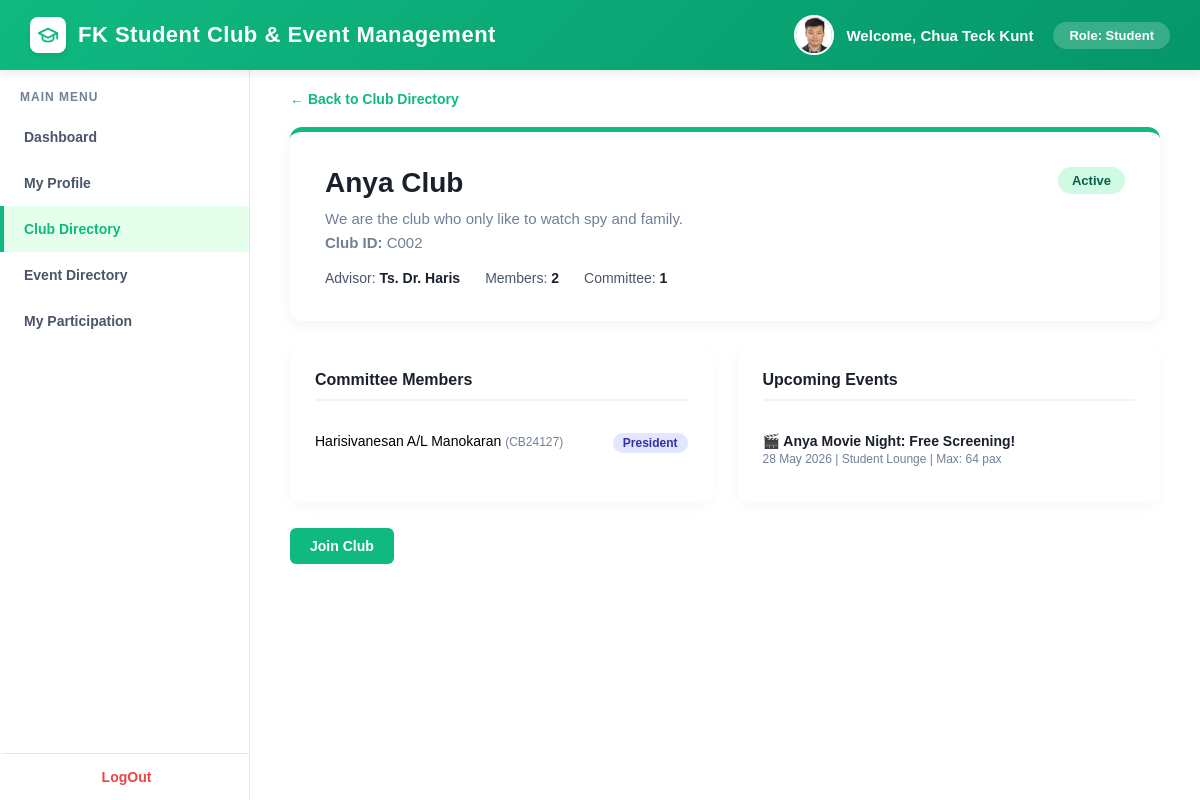
The app's page /student/club_details.php?clubID=C002 (signed in) with its own data.
### tables this page shows
CREATE TABLE `students` (
  `userID` varchar(100) NOT NULL,
  `stu_ID` varchar(10) DEFAULT NULL,
  `stu_name` varchar(100) DEFAULT NULL,
  `stu_email` varchar(100) DEFAULT NULL,
  `stu_address` varchar(255) DEFAULT NULL,
  `stu_role` varchar(50) DEFAULT NULL,
  `stu_contact_no` varchar(15) DEFAULT NULL,
  `stu_profile_photo` varchar(255) DEFAULT NULL
);

CREATE TABLE `club` (
  `clubID` varchar(100) NOT NULL,
  `club_name` varchar(100) DEFAULT NULL,
  `club_desc` varchar(100) DEFAULT NULL,
  `userID` varchar(100) DEFAULT NULL,
  `club_operational_status` varchar(100) DEFAULT NULL,
  `club_photo` varchar(255) DEFAULT NULL
);

CREATE TABLE `membershiprole` (
  `roleID` varchar(100) NOT NULL,
  `m_role_desc` varchar(50) DEFAULT NULL
);

CREATE TABLE `events` (
  `eventID` varchar(100) NOT NULL,
  `event_title` varchar(100) DEFAULT NULL,
  `event_desc` varchar(255) DEFAULT NULL,
  `event_date` date DEFAULT NULL,
  `event_time` time DEFAULT NULL,
  `event_venue` varchar(100) DEFAULT NULL,
  `event_max_participants` int DEFAULT NULL,
  `attendance_qr` varchar(100) DEFAULT NULL
);

### student/student_login_materials.php (called while the page is built, shortened)
<?php
require_once '../db_connection.php';
$userID = $_SESSION['userID'];
$username = $_SESSION['user_username'];
$active_role = $_SESSION['active_role'] ?? 'Student';
$sql_profile = "SELECT stu_ID, stu_name, stu_email, stu_contact_no, stu_address, stu_profile_photo FROM students WHERE userID = '$userID'";
$result_profile = mysqli_query($link, $sql_profile);
if ($result_profile && mysqli_num_rows($result_profile) > 0) {
    $row = mysqli_fetch_assoc($result_profile);
    $stu_name = !empty($row['stu_name']) ? $row['stu_name'] : $username;
    $photo_path = !empty($row['stu_profile_photo']) ? $row['stu_profile_photo'] : "";
}
?>

### student/club_details.php (the view, shortened to what this page needs)
<?php
require_once 'student_login_materials.php';
$clubID = mysqli_real_escape_string($link, $_GET['clubID']);
$club = null;
$res = mysqli_query($link, "
    SELECT c.*, COALESCE(a.admin_name, s.stu_name, 'No Advisor') AS club_advisor_name
    FROM club c
    LEFT JOIN administrator a ON c.userID = a.userID
    LEFT JOIN students s      ON c.userID = s.userID
    WHERE c.clubID = '$clubID'
");
if ($res && $r = mysqli_fetch_assoc($res)) $club = $r;
$committee = [];
$res = mysqli_query($link, "
    SELECT mr.m_role_desc AS comm_position, s.stu_name, s.stu_ID
    FROM membership m
    JOIN membershiprole mr ON m.roleID = mr.roleID
    JOIN students s        ON m.userID = s.userID
    WHERE m.clubID = '$clubID'
    AND mr.m_role_desc IN ('President','Vice President','Secretary','Treasurer')
    ORDER BY FIELD(mr.m_role_desc,'President','Vice President','Secretary','Treasurer')
");
if ($res) while ($r = mysqli_fetch_assoc($res)) $committee[] = $r;
$member_count = 0;
$res = mysqli_query($link, "SELECT COUNT(*) AS cnt FROM membership WHERE clubID='$clubID'");
if ($res && $r = mysqli_fetch_assoc($res)) $member_count = $r['cnt'];
$events = [];
$res = mysqli_query($link, "
    SELECT DISTINCT e.*
    FROM events e
    JOIN committee cm  ON e.eventID  = cm.eventID
    JOIN membership m  ON cm.memberID = m.memberID
    WHERE m.clubID = '$clubID'
    ORDER BY e.event_date ASC
    LIMIT 5
");
if ($res) while ($r = mysqli_fetch_assoc($res)) $events[] = $r;
$joined = false;
?>
<!DOCTYPE html>
<html lang="en">
<head>
</head>
<body>
    <?php include 'student_background.php'; ?>
    <div class="content-area">
        <a href="club_directory.php" class="back-link">← Back to Club Directory</a>
        <div class="club-header">
            <div class="club-header-left">
                <h1><?php echo htmlspecialchars($club['club_name']); ?></h1>
                <p><?php echo htmlspecialchars($club['club_desc']); ?></p>
                <p><strong>Club ID:</strong> <?php echo htmlspecialchars($club['clubID']); ?></p>
                <div class="club-header-meta">
                    <div class="meta-item">Advisor: <strong><?php echo htmlspecialchars($club['club_advisor_name']); ?></strong></div>
                    <div class="meta-item">Members: <strong><?php echo $member_count; ?></strong></div>
                    <div class="meta-item">Committee: <strong><?php echo count($committee); ?></strong></div>
                </div>
            </div>
            <span class="status-badge <?php echo $club['club_operational_status']=='Active'?'status-active':'status-inactive'; ?>">
                <?php echo htmlspecialchars($club['club_operational_status']); ?>
            </span>
        </div>
        <div class="two-col">
            <div class="section-card">
                <div class="section-title">Committee Members</div>
                <?php if (count($committee) > 0): ?>
                    <ul class="committee-list">
                        <?php foreach ($committee as $cm): ?>
                            <li>
                                <span><?php echo htmlspecialchars($cm['stu_name']); ?> <span style="color:#718096;font-size:12px;">(<?php echo htmlspecialchars($cm['stu_ID']); ?>)</span></span>
                                <span class="position-tag"><?php echo htmlspecialchars($cm['comm_position']); ?></span>
                            </li>
                        <?php endforeach; ?>
                    </ul>
                <?php else: ?>
                    <p class="empty-msg">No committee members assigned yet.</p>
                <?php endif; ?>
            </div>
            <div class="section-card">
                <div class="section-title">Upcoming Events</div>
                <?php if (count($events) > 0): ?>
                    <ul class="event-list">
                        <?php foreach ($events as $ev): ?>
                            <li>
                                <div class="event-title"><?php echo htmlspecialchars($ev['event_title']); ?></div>
                                <div class="event-meta">
                                    <?php echo date('d M Y', strtotime($ev['event_date'])); ?> |
                                    <?php echo htmlspecialchars($ev['event_venue']); ?> |
                                    Max: <?php echo $ev['event_max_participants']; ?> pax
                                </div>
                            </li>
                        <?php endforeach; ?>
                    </ul>
                <?php else: ?>
                    <p class="empty-msg">No upcoming events for this club.</p>
                <?php endif; ?>
            </div>
            <div class="club-action-area">
                <?php if ($joined): ?>
                    <div class="badge-joined status-blue">
                        <svg xmlns="http://www.w3.org/2000/svg" width="16" height="16" viewBox="0 0 24 24" fill="none" stroke="currentColor" stroke-width="2.5" stroke-linecap="round" stroke-linejoin="round">
                            <path d="M22 11.08V12a10 10 0 1 1-5.93-9.14"></path>
                            <polyline points="22 4 12 14.01 9 11"></polyline>
                        </svg>
                        Registered Member
                    </div>
                <?php else: ?>
                    <form method="POST" action="join_club.php" onsubmit="return confirm('Are you sure you want to join this club?');" style="margin: 0;">
                        <button type="submit" class="btn btn-join">Join Club</button>
                    </form>
                <?php endif; ?>
            </div>
        </div>
    </div>
</div>
</body>
</html>

### student/student_background.php (shortened to what this page needs)
<?php
$current_page = basename($_SERVER['PHP_SELF']);
?>
<?php if ($active_role === 'Student'): ?>
    <div class="student">
        <div class="top-bar">
            <div class="system-title">
                <div class="system-logo">
                    <svg xmlns="http://www.w3.org/2000/svg" width="22" height="22" viewBox="0 0 24 24" fill="none" stroke="currentColor" stroke-width="2" stroke-linecap="round" stroke-linejoin="round">
                        <path d="M22 10v6M2 10l10-5 10 5-10 5z"/>
                        <path d="M6 12v5c3 3 9 3 12 0v-5"/>
                     </svg>
                </div>
                FK Student Club & Event Management
            </div>
            <div class="user-profile-section">
                <div class="profile-group">
                    <div class="top-bar-photo">
                        <?php if (!empty($photo_path)): ?>
                            <img src="<?php echo htmlspecialchars($photo_path); ?>" alt="Profile" style="width: 100%; height: 100%; object-fit: cover;">
                        <?php else: ?>
                            <?php echo strtoupper(substr($stu_name, 0, 1)); ?>
                        <?php endif; ?>
                     </div>
                    <div class="welcome-text">Welcome, <?php echo htmlspecialchars($stu_name); ?></div>
                </div>
                <div class="role-badge">Role: <?php echo htmlspecialchars($active_role); ?></div>
            </div>
        </div>
        <div class="main-layout">
            <div class="sidebar">
                <div class="sidebar-title">Main Menu</div>
                <a href="student_dashboard.php" class="<?= ($current_page == 'student_dashboard.php') ? 'active' : '' ?>">Dashboard</a>
                <a href="profile_dashboard.php" class="<?= ($current_page == 'profile_dashboard.php') ? 'active' : '' ?>">My Profile</a>
                <a href="club_directory.php" class="<?= ($current_page == 'club_directory.php' || $current_page == 'club_details.php') ? 'active' : '' ?>">Club Directory</a>
                <a href="event_directory.php" class="<?= ($current_page == 'event_directory.php' || $current_page == 'browse_event.php') ? 'active' : '' ?>">Event Directory</a>
                <a href="student_participation_dashboard.php" class="<?= ($current_page == 'student_participation_dashboard.php') ? 'active' : '' ?>">My Participation</a>
                <a href="../logout.php" class="logout-btn">LogOut</a>
            </div>
<?php endif; ?>

### student/club_details.php (style rules this page uses)
.back-link { color: #10b981; text-decoration: none; font-size: 14px; font-weight: bold; display: inline-flex; align-items: center; gap: 5px; margin-bottom: 20px; }
.club-header { background: white; border-radius: 12px; padding: 35px; box-shadow: 0 4px 15px rgba(0,0,0,0.05); margin-bottom: 25px; border-top: 5px solid #10b981; display: flex; justify-content: space-between; align-items: flex-start; }
.club-header-left h1 { font-size: 28px; color: #1a202c; margin-bottom: 8px; }
.club-header-left p { color: #718096; font-size: 15px; line-height: 1.6; max-width: 600px; }
.club-header-meta { margin-top: 15px; display: flex; gap: 25px; }
.meta-item { font-size: 14px; color: #4a5568; }
.meta-item strong { color: #1a202c; }
.status-badge { display: inline-block; padding: 6px 14px; border-radius: 20px; font-size: 13px; font-weight: bold; }
.status-active { background-color: #d1fae5; color: #065f46; }
.two-col { display: grid; grid-template-columns: 1fr 1fr; gap: 25px; }
.section-card { background: white; border-radius: 12px; padding: 25px; box-shadow: 0 4px 15px rgba(0,0,0,0.03); }
.section-title { font-size: 16px; font-weight: bold; color: #1a202c; margin-bottom: 20px; padding-bottom: 10px; border-bottom: 2px solid #f0f4f8; }
.committee-list { list-style: none; }
.committee-list li { display: flex; justify-content: space-between; padding: 12px 0; border-bottom: 1px solid #f0f4f8; font-size: 14px; }
.committee-list li:last-child { border-bottom: none; }
.position-tag { background-color: #e0e7ff; color: #3730a3; padding: 3px 10px; border-radius: 12px; font-size: 12px; font-weight: bold; }
.event-list { list-style: none; }
.event-list li { padding: 12px 0; border-bottom: 1px solid #f0f4f8; }
.event-list li:last-child { border-bottom: none; }
.event-title { font-size: 14px; font-weight: bold; color: #1a202c; }
.event-meta { font-size: 12px; color: #718096; margin-top: 3px; }
.club-action-area { display: inline-block; }
.btn { padding: 10px 20px; border-radius: 6px; text-decoration: none; font-weight: bold; display: inline-block; font-size: 14px; transition: background 0.2s ease; }
.btn-join { background: #10b981; color: white; border: none; cursor: pointer; }

### records on screen
students: stu_profile_photo (picture), stu_name "Chua Teck Kunt"
club: club_name "Anya Club", club_desc "We are the club who only like to watch spy and family.", clubID "C002", club_operational_status "Active"
membershiprole: students.stu_name "Harisivanesan A/L Manokaran", students.stu_ID "CB24127", m_role_desc "President"
events: event_title "🎬 Anya Movie Night: Free Screening!", event_date "28 May 2026", event_venue "Student Lounge", event_max_participants "64"

### other values on screen
$active_role "Student"
$club['club_advisor_name'] "Ts. Dr. Haris"
$member_count "2"
count($committee) "1"
